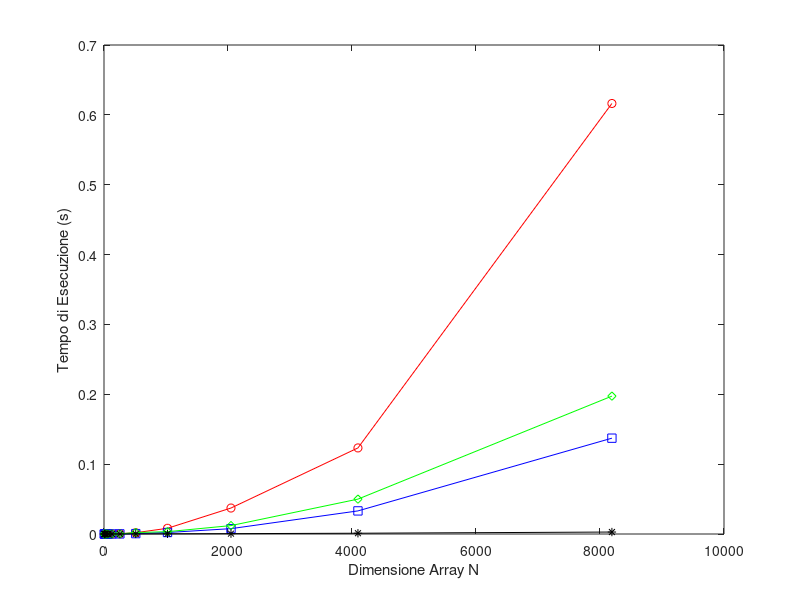
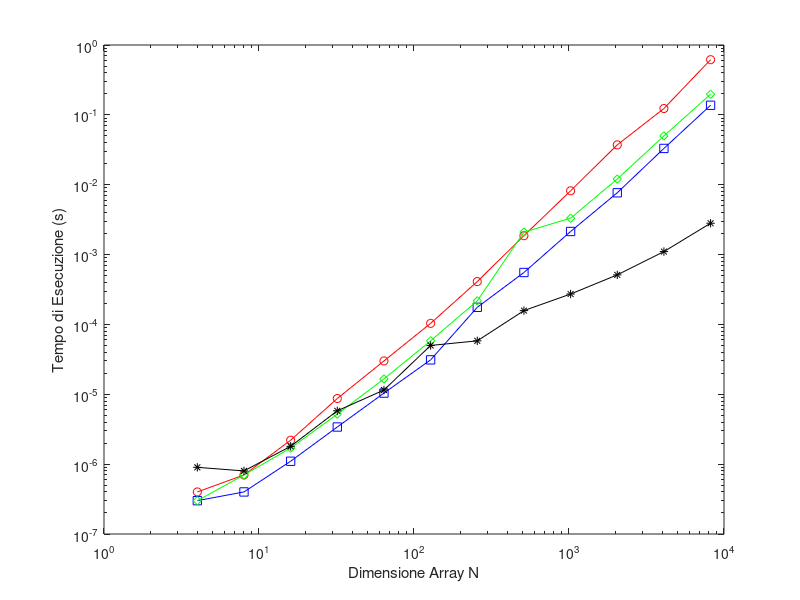

MATLAB code to generate these figures, in order:
% uso matlab per plottare i dati ottenuti tramite il programma cpp 
%%
%%%
% i dati in N rappresentano le dimensioni dei vettori da sortare
% sicuramente esiste un metodo più intelligente io ho deciso di stampare a
% terminale i valori ottenuti per ogni algoritmo in un vettore di
% dimensioni 12, per poi copiare e incollare i valori su matlab(
N=[4,8,16,32,64,128,256,512,1024,2048,4096,8192];

bubble=[4e-07,7e-07,2.2e-06,8.701e-06,3.0004e-05,0.000103612,0.000410749,0.00186342,0.00817807,0.037176,0.123234,0.616293];
insertion=[3e-07,4e-07,1.1e-06,3.401e-06,1.0401e-05,3.1104e-05,0.00017582,0.000553966,0.00214045,0.00766581,0.0330679,0.137177];
selection=[3e-07,7e-07,1.701e-06,5.2e-06,1.6602e-05,5.8207e-05,0.000217625,0.00209275,0.00331809,0.0120555,0.0499318,0.197385];
t_sort=[9e-07,8e-07,1.8e-06,5.801e-06,1.1502e-05,5.0006e-05,5.8207e-05,0.000157718,0.000272432,0.00051216,0.00110373,0.00280883];
%% prima lo faccio con plot
figure('Name', 'Analisi Lineare');
plot(N, bubble, '-ro', 'DisplayName', 'Bubble Sort');
hold on;
plot(N, insertion, '-bs','DisplayName', 'Insertion Sort');
plot(N, selection, '-gd', 'DisplayName', 'Selection Sort');
plot(N, t_sort, '-k*','DisplayName', 'std::sort');
xlabel('Dimensione Array N');
ylabel('Tempo di Esecuzione (s)');
hold off;
%% poi in scala logaritmica
figure('Name', 'Analisi Log-Log');
loglog(N, bubble, '-ro','DisplayName', 'Bubble Sort');
hold on;
loglog(N, insertion, '-bs','DisplayName', 'Insertion Sort');
loglog(N, selection, '-gd','DisplayName', 'Selection Sort');
loglog(N, t_sort, '-k*','DisplayName', 'std::sort');
xlabel('Dimensione Array N');
ylabel('Tempo di Esecuzione (s)');
hold off;
